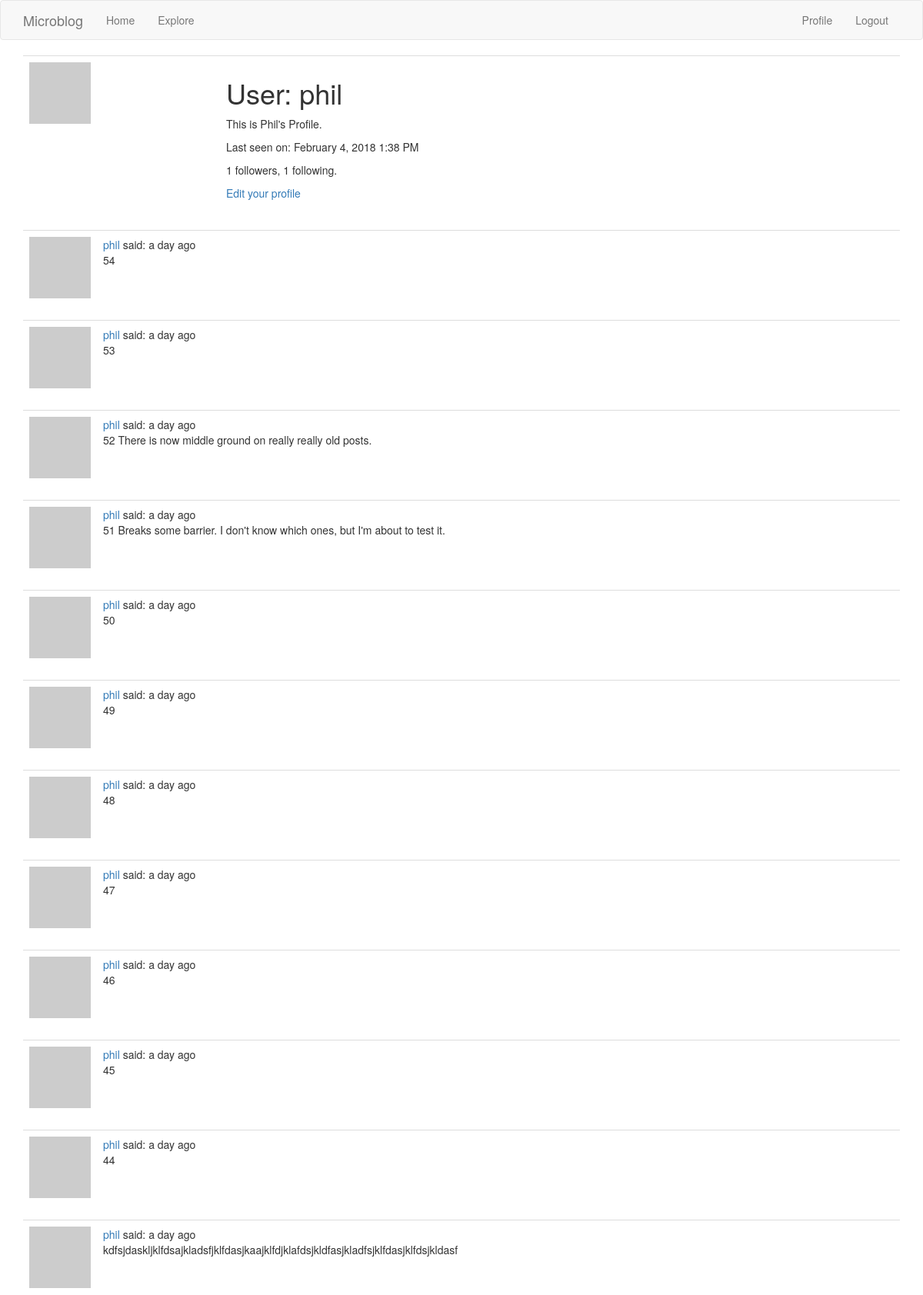
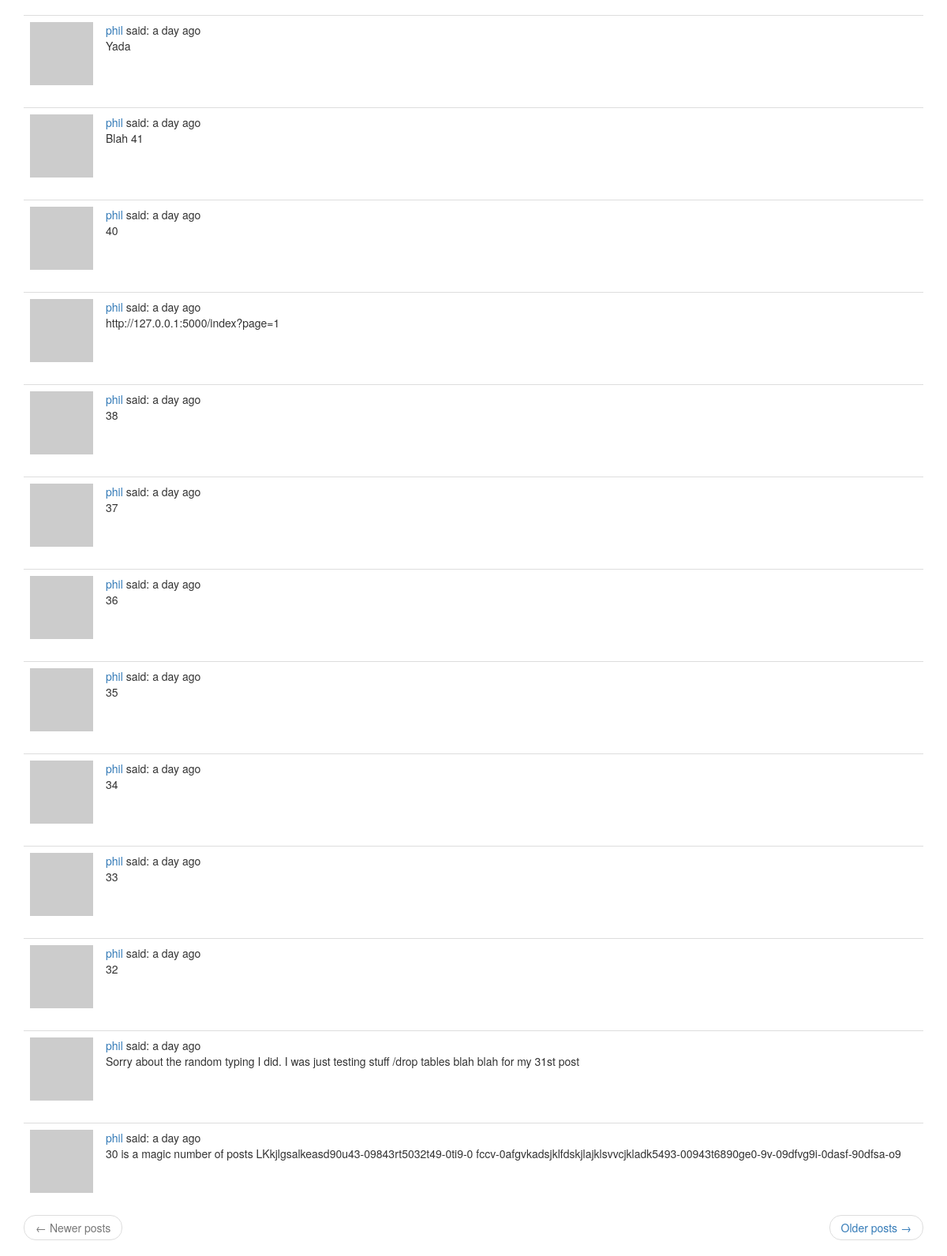
The page /user/phil (signed in) on the database its author committed (2 pictures, top to bottom).
### app/models.py (models this page shows, shortened)
class User(UserMixin, db.Model):
    id = db.Column(db.Integer, primary_key=True)
    username = db.Column(db.String(64), index=True, unique=True)
    email = db.Column(db.String(120), index=True, unique=True)
    password_hash = db.Column(db.String(128))
    posts = db.relationship('Post', backref='author', lazy='dynamic')
    about_me = db.Column(db.String(140))
    last_seen = db.Column(db.DateTime, default=datetime.utcnow)
    followed = db.relationship(
        'User', secondary=followers,
        primaryjoin=(followers.c.follower_id == id),
        secondaryjoin=(followers.c.followed_id == id),
        backref=db.backref('followers', lazy='dynamic'), lazy='dynamic')
    def avatar(self, size):
        digest = md5(self.email.lower().encode('utf-8')).hexdigest()
        return 'https://www.gravatar.com/avatar/{}?d=identicon&s={}'.format(
            digest, size)

class Post(db.Model):
    id = db.Column(db.Integer, primary_key=True)
    body = db.Column(db.String(140))
    timestamp = db.Column(db.DateTime, index=True, default=datetime.utcnow)
    user_id = db.Column(db.Integer, db.ForeignKey('user.id'))

### app/routes.py (the view)
@app.route('/user/<username>')
@login_required
def user(username):
    user = User.query.filter_by(username=username).first_or_404()
    page = request.args.get('page', 1, type=int)
    posts = user.posts.order_by(Post.timestamp.desc()).paginate(
        page, app.config['POSTS_PER_PAGE'], False)
    next_url = url_for('user', username=user.username, page=posts.next_num) \
        if posts.has_next else None
    prev_url = url_for('user', username=user.username, page=posts.prev_num) \
        if posts.has_prev else None
    return render_template('user.html', user=user, posts=posts.items,
                           next_url=next_url, prev_url=prev_url)

### app/models.py (called while the page is built)
@login.user_loader
def load_user(id):
    return User.query.get(int(id))

### app/routes.py (called while the page is built)
@app.before_request
def before_request():
    if current_user.is_authenticated:
        current_user.last_seen = datetime.utcnow()
        db.session.commit()

### app/templates/user.html
{% extends "base.html" %}
{% block app_content %}
    <table class="table table-hover">
        <tr>
            <td width="256px"><img src="{{ user.avatar(256) }}"></td>
            <td>
                <h1>User: {{ user.username }}</h1>
                {% if user.about_me %}<p>{{ user.about_me }}</p>{% endif %}
                {% if user.last_seen %}<p>Last seen on: {{ moment(user.last_seen).format('LLL') }}</p>{% endif %}
                <p>{{ user.followers.count() }} followers, {{ user.followed.count() }} following.</p>
                {% if user == current_user %}
                <p><a href="{{ url_for('edit_profile') }}">Edit your profile</a></p>
                {% elif not current_user.is_following(user) %}
                <p><a href="{{ url_for('follow', username=user.username) }}">Follow</a></p>
                {% else %}
                <p><a href="{{ url_for('unfollow', username=user.username) }}">Unfollow</a></p>
                {% endif %}
            </td>
        </tr>
    </table>
    {% for post in posts %}
        {% include '_post.html' %}
    {% endfor %}
    <nav aria-label="...">
        <ul class="pager">
            <li class="previous{% if not prev_url %} disabled{% endif %}">
                <a href="{{ prev_url or '#' }}">
                    <span aria-hidden="true">&larr;</span> Newer posts
                </a>
            </li>
            <li class="next{% if not next_url %} disabled{% endif %}">
                <a href="{{ next_url or '#' }}">
                    Older posts <span aria-hidden="true">&rarr;</span>
                </a>
            </li>
        </ul>
    </nav>
{% endblock %}

### app/templates/_post.html
<table class="table table-hover">
    <tr>
        <td width="70px">
            <a href="{{ url_for('user', username=post.author.username) }}">
                <img src="{{ post.author.avatar(70) }}" />
            </a>
        </td>
        <td>
            <a href="{{ url_for('user', username=post.author.username) }}">
                {{ post.author.username }}
            </a>
            said: {{ moment(post.timestamp).fromNow() }}
            <br>
            {{ post.body }}
        </td>
    </tr>
</table>

### rows shown on the page
User: username "phil", about_me "This is Phil's Profile.", last_seen "February 4, 2018 1:38 PM"
Post: author.username "phil", timestamp "a day ago", body "54"
Post: author.username "phil", timestamp "a day ago", body "53"
Post: author.username "phil", timestamp "a day ago", body "52 There is now middle ground on really really old posts."
Post: author.username "phil", timestamp "a day ago", body "51 Breaks some barrier. I don't know which ones, but I'm about to test it."
Post: author.username "phil", timestamp "a day ago", body "50"
Post: author.username "phil", timestamp "a day ago", body "49"
Post: author.username "phil", timestamp "a day ago", body "48"
Post: author.username "phil", timestamp "a day ago", body "47"
Post: author.username "phil", timestamp "a day ago", body "46"
Post: author.username "phil", timestamp "a day ago", body "45"
Post: author.username "phil", timestamp "a day ago", body "44"
Post: author.username "phil", timestamp "a day ago", body "kdfsjdaskljklfdsajkladsfjklfdasjkaajklfdjklafdsjkldfasjkladfsjklfdasjklfdsjkldasf"
Post: author.username "phil", timestamp "a day ago", body "Yada"
Post: author.username "phil", timestamp "a day ago", body "Blah 41"
Post: author.username "phil", timestamp "a day ago", body "40"
Post: author.username "phil", timestamp "a day ago", body "http://127.0.0.1:5000/index?page=1"
Post: author.username "phil", timestamp "a day ago", body "38"
Post: author.username "phil", timestamp "a day ago", body "37"
Post: author.username "phil", timestamp "a day ago", body "36"
Post: author.username "phil", timestamp "a day ago", body "35"
Post: author.username "phil", timestamp "a day ago", body "34"
Post: author.username "phil", timestamp "a day ago", body "33"
Post: author.username "phil", timestamp "a day ago", body "32"
Post: author.username "phil", timestamp "a day ago", body "Sorry about the random typing I did. I was just testing stuff /drop tables blah blah for my 31st post"
Post: author.username "phil", timestamp "a day ago", body "30 is a magic number of posts LKkjlgsalkeasd90u43-09843rt5032t49-0ti9-0 fccv-0afgvkadsjklfdskjlajklsvvcjkladk5493-00943t6890ge0-9v-09dfvg9i-0dasf-90dfsa-o9"

### other values the page prints
{{ user.followers.count() }} "1"
{{ user.followed.count() }} "1"
